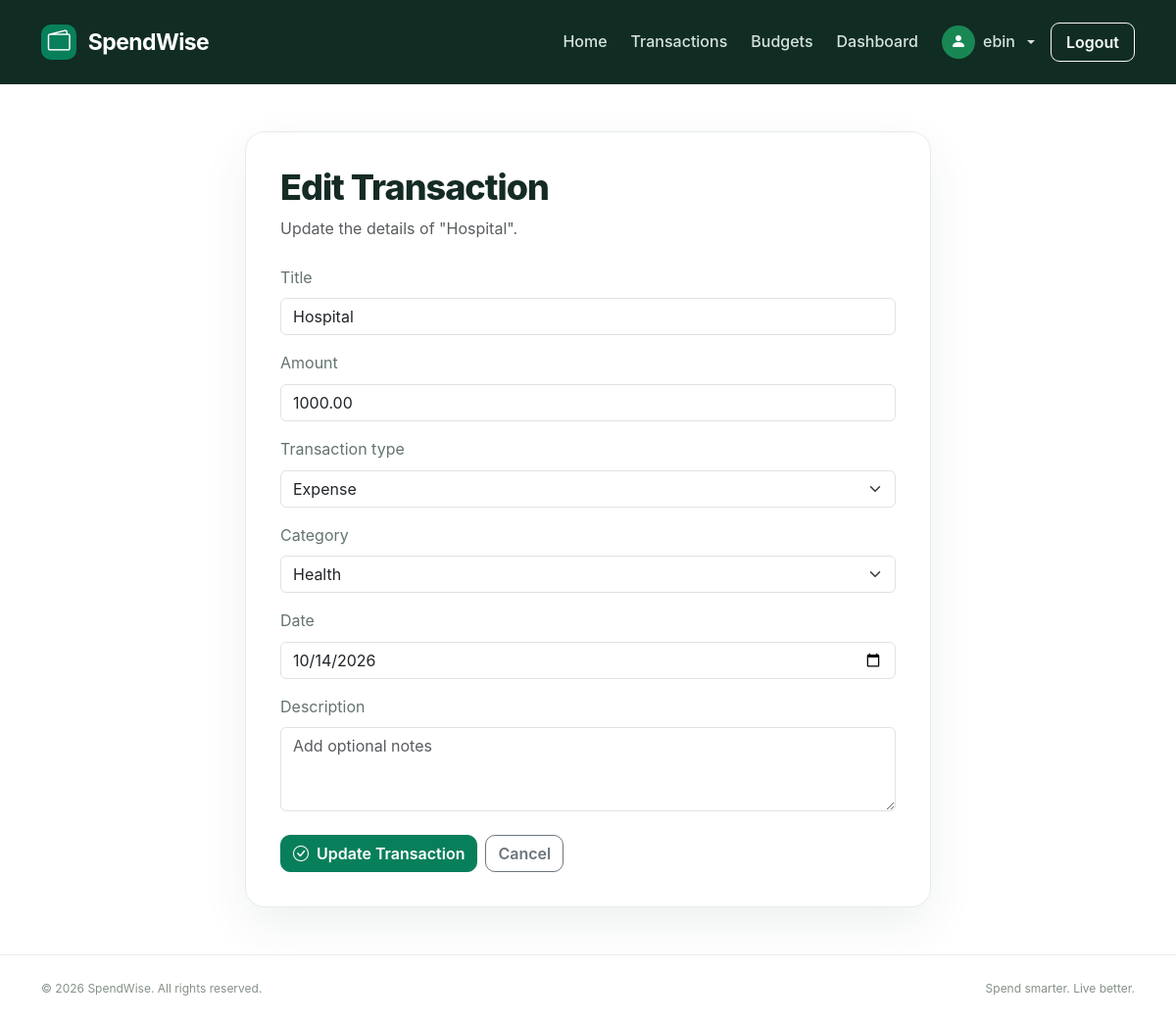
The app's page /transactions/5/edit/ (signed in) with its own data.
### transactions/models.py (models this page shows, shortened)
class Transaction(models.Model):
    TRANSACTION_TYPES = [
        ('income', 'Income'),
        ('expense', 'Expense'),
    ]
    CATEGORY_CHOICES = [
        ('salary', 'Salary'),
        ('food', 'Food'),
        ('transport', 'Transport'),
        ('shopping', 'Shopping'),
        ('bills', 'Bills & Utilities'),
        ('health', 'Health'),
        ('education', 'Education'),
        ('entertainment', 'Entertainment'),
        ('grocery','Grocery'),
        ('other', 'Other'),
    ]
    user = models.ForeignKey(
        User,
        on_delete=models.CASCADE,
        related_name='transactions'
    )
    title = models.CharField(max_length=100)
    amount = models.DecimalField(
        max_digits=12,
        decimal_places=2
    )
    transaction_type = models.CharField(
        max_length=10,
        choices=TRANSACTION_TYPES
    )
    category = models.CharField(
        max_length=20,
        choices=CATEGORY_CHOICES,
        default='other'
    )
    date = models.DateField()
    description = models.TextField(blank=True)
    created_at = models.DateTimeField(auto_now_add=True)
    updated_at = models.DateTimeField(auto_now=True)
    class Meta:
        ordering = ['-date', '-created_at']

### transactions/views.py (the view)
# urls.py: path('<int:pk>/edit/', views.edit_transaction, name='edit_transaction'),
@login_required
def edit_transaction(request, pk):
    transaction = get_object_or_404(
        Transaction,
        pk=pk,
        user=request.user
    )
    if request.method == 'POST':
        form = TransactionForm(request.POST, instance=transaction)
        if form.is_valid():
            form.save()
            messages.success(request, 'Transaction updated successfully.')
            return redirect('transaction_list')
    else:
        form = TransactionForm(instance=transaction)
    return render(
        request,
        'transactions/edit_transaction.html',
        {'form': form, 'transaction': transaction}
    )

### transactions/forms.py (shortened to what this page needs)
class TransactionForm(forms.ModelForm):
    class Meta:
        model = Transaction
        fields = [
            'title',
            'amount',
            'transaction_type',
            'category',
            'date',
            'description',
        ]
        widgets = {
            'title': forms.TextInput(attrs={
                'class': 'form-control',
                'placeholder': 'e.g. Monthly salary',
            }),
            'amount': forms.NumberInput(attrs={
                'class': 'form-control',
                'placeholder': 'Enter amount',
                'step': '0.01',
                'min': '0.01',
            }),
            'transaction_type': forms.Select(attrs={
                'class': 'form-select',
            }),
            'category': forms.Select(attrs={
                'class': 'form-select',
            }),
            'date': forms.DateInput(attrs={
                'class': 'form-control',
                'type': 'date',
            }),
            'description': forms.Textarea(attrs={
                'class': 'form-control',
                'placeholder': 'Add optional notes',
                'rows': 3,
            }),
        }

### templates/transactions/edit_transaction.html (shortened to what this page needs)
{% extends 'base.html' %}
{% block content %}
<section class="container py-5">
    <div class="transaction-form-card">
        <div class="mb-4">
            <h1>Edit Transaction</h1>
            <p class="text-muted">
                Update the details of "{{ transaction.title }}".
            </p>
        </div>
        <form method="POST">
            {% for field in form %}
                <div class="mb-3">
                    <label for="{{ field.id_for_label }}"
                           class="form-label">
                        {{ field.label }}
                    </label>
                    {{ field }}
                </div>
            {% endfor %}
            <div class="d-flex gap-2 mt-4">
                <button type="submit" class="btn btn-primary">
                    <i class="bi bi-check-circle me-1"></i>
                    Update Transaction
                </button>
                <a href="{% url 'transaction_list' %}"
                   class="btn btn-outline-secondary">
                    Cancel
                </a>
            </div>
        </form>
    </div>
</section>
{% endblock %}

### templates/base.html (shortened to what this page needs)
<!DOCTYPE html>
<html lang="en">
<head>
    {% load static %}
    <link href="https://cdn.jsdelivr.net/npm/bootstrap@5.3.3/dist/css/bootstrap.min.css" rel="stylesheet">
    <link href="https://cdn.jsdelivr.net/npm/bootstrap-icons@1.11.3/font/bootstrap-icons.css" rel="stylesheet">
    <link rel="stylesheet" href="{% static 'css/style.css' %}">
</head>
<body>
    <nav class="navbar navbar-expand-lg navbar-dark sw-navbar">
        <div class="container">
            <a class="navbar-brand fw-bold" href="{% url 'home' %}">
                <span class="brand-icon">
                    <i class="bi bi-wallet2"></i>
                </span>
                SpendWise
            </a>
            <div class="collapse navbar-collapse" id="mainNavbar">
                <ul class="navbar-nav ms-auto align-items-lg-center gap-lg-2">
                    <li class="nav-item">
                        <a class="nav-link" href="{% url 'home' %}">Home</a>
                    </li>
                    <li class="nav-item">
                        <a class="nav-link" href="{% url 'transaction_list' %}">
                            Transactions
                        </a>
                    </li>
                        {% if user.is_authenticated %}
                            <li class="nav-item">
                                <a class="nav-link" href="{% url 'budget_list' %}">
                                    Budgets
                                </a>
                            </li>
                            <li class="nav-item">
                                <a class="nav-link" href="{% url 'home' %}#">
                                    Dashboard
                                </a>
                            </li>
                            <li class="nav-item dropdown">
                                <a class="nav-link dropdown-toggle d-flex align-items-center gap-2"
                                href="#"
                                id="profileDropdown"
                                role="button"
                                data-bs-toggle="dropdown"
                                aria-expanded="false">
                                    <span class="rounded-circle bg-success d-inline-flex
                                                align-items-center justify-content-center"
                                        style="width: 34px; height: 34px;">
                                        <i class="bi bi-person-fill text-white"></i>
                                    </span>
                                    <span>{{ user.username }}</span>
                                </a>
                            </li>
                            <li class="nav-item">
                                <form method="post" action="{% url 'logout' %}">
                                    <button class="btn btn-outline-light nav-logout"
                                            type="submit">
                                        Logout
                                    </button>
                                </form>
                            </li>
                        {% endif %}
                </ul>
            </div>
        </div>
    </nav>
    <main>
        {% block content %}{% endblock %}
    </main>
    <footer class="sw-footer">
        <div class="container d-flex flex-column flex-md-row
                    justify-content-between align-items-center gap-2">
            <p class="mb-0">
                © {% now "Y" %} SpendWise. All rights reserved.
            </p>
            <p class="mb-0">Spend smarter. Live better.</p>
        </div>
    </footer>
</body>
</html>

### static/css/style.css (style rules this page uses)
:root { --sw-primary: #087f5b; --sw-primary-dark: #066749; --sw-primary-light: #e8f6ef; --sw-heading: #152b25; --sw-text: #64746d; --sw-background: #f7faf8; --sw-border: #e5ece8; --sw-white: #ffffff; }
* { box-sizing: border-box; }
body { margin: 0; background: var(--sw-white); color: var(--sw-text); font-family: "Inter", "Segoe UI", Arial, sans-serif; line-height: 1.6; }
a { text-decoration: none; }
h1, h2, h3, h4, h5, h6 { color: var(--sw-heading); font-weight: 700; }
p { color: var(--sw-text); }
main { min-height: 70vh; }
.btn { border-radius: 10px; font-weight: 600; transition: all 0.2s ease; }
.btn-primary { background: var(--sw-primary); border-color: var(--sw-primary); }
.sw-navbar { background: #102c23; padding: 17px 0; }
.navbar-brand { color: var(--sw-white); font-size: 23px; letter-spacing: -0.6px; }
.brand-icon { display: inline-flex; align-items: center; justify-content: center; width: 36px; height: 36px; margin-right: 7px; border-radius: 10px; background: var(--sw-primary); color: white; }
.sw-navbar .nav-link { padding: 9px 14px; color: #d7e4dd; font-weight: 500; }
.nav-logout { border-radius: 9px; padding: 7px 15px; }
.sw-footer { padding: 24px 0; border-top: 1px solid #e9efeb; background: white; }
.sw-footer p { color: #849188; font-size: 12px; }
.transaction-form-card { max-width: 700px; margin: 0 auto; padding: 35px; border: 1px solid var(--sw-border); border-radius: 20px; background: white; box-shadow: 0 18px 50px rgba(21, 54, 39, 0.07); }
.transaction-form-card h1, .transaction-list-section h1 { font-size: clamp(28px, 4vw, 36px); font-weight: 800; letter-spacing: -1px; }

### records on screen
Transaction: form "Hospital" "1000.00" "Expense" "Health" "10/14/2026"

### other values on screen
{{ user.username }} "ebin"
{{ field.label }} "Title" "Amount" "Transaction type" "Category" "Date" "Description"
